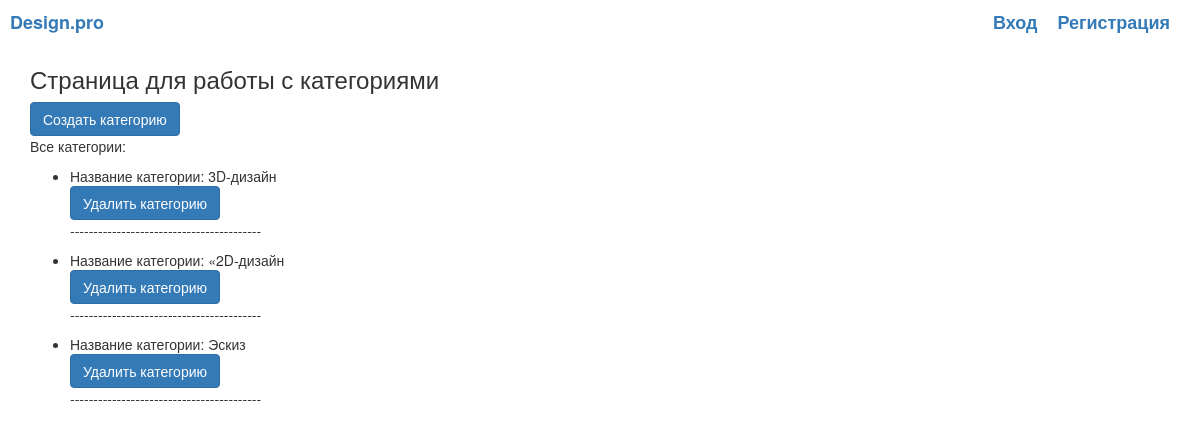
Page /cabinet/categories/list/ on the earlier database version.
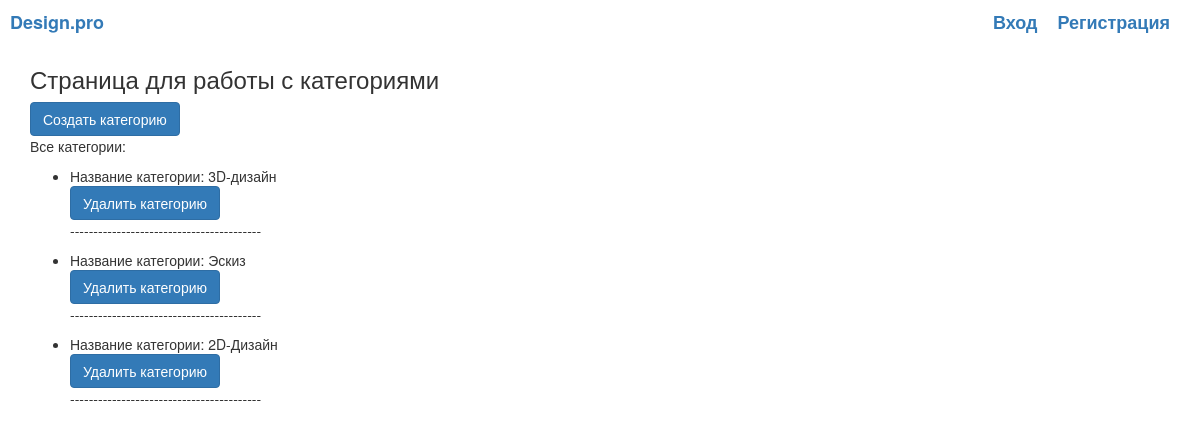
Same page on the later database version.
### cabinet/models.py (models this page shows, shortened)
class Category(models.Model):
    title = models.CharField(max_length=255, verbose_name='Название категории')

### cabinet/views.py (the view)
# urls.py: path('categories/list/', CategoryListView.as_view(template_name="categories_list.html"), name="categories_list"),
class CategoryListView(TemplateView, LoginRequiredMixin):
    def get(self, request, *args, **kwargs):
        categories = Category.objects.all()
        context = {'categories': categories}
        return render(request, self.template_name, context)

### cabinet/templates/categories_list.html
{% extends "base.html" %}
{% block content %}
<h3>Страница для работы с категориями</h3>
<a href="{% url 'create_category' %}" class="btn btn-primary">Создать категорию</a>
<p>Все категории:</p>
<ul>
    {% for category in categories %}
      <li>Название категории: {{ category.title }}</li>
        <a href="{% url 'category_delete' pk=category.id %}" class="btn btn-primary">Удалить категорию</a>
      <p>-----------------------------------------</p>
    {% endfor %}
</ul>
{% endblock %}

### templates/base.html (shortened to what this page needs)
<!doctype html>
<html lang="en">
  <head>
    <link rel="stylesheet" href="https://maxcdn.bootstrapcdn.com/bootstrap/3.3.7/css/bootstrap.min.css" />
  </head>
  <body>
    <header>
        <nav class="navbar-dark fixed" style="padding: 10px">
          <a href="/" style="font-size: 18px; font-weight: bold;">
              {% block extra_title %}Design.pro{% endblock %}
          </a>
          {% if user.is_authenticated %}
          <a href="{% url 'logout' %}" style="font-size: 18px; font-weight: bold; float: right; margin-right: 20px">
             Выход
          </a>
            {% if user.is_staff %}
                <a href="{% url 'applications_list' %}" style="font-size: 18px; font-weight: bold; float: right; margin-right: 20px">
                    Все заявки
                </a>
                <a href="{% url 'categories_list' %}" style="font-size: 18px; font-weight: bold; float: right; margin-right: 20px">
                    Категории
                </a>
            {% endif %}
           <a href="{% url 'create_application' %}" style="font-size: 18px; font-weight: bold; float: right; margin-right: 20px">
             Создать заявку
          </a>
            <a href="{% url 'profile' %}" style="font-size: 18px; font-weight: bold; float: right; margin-right: 20px">
                 Профиль
            </a>
          {% else %}
          <a href="{% url 'register' %}" style="font-size: 18px; font-weight: bold; float: right; margin-right: 20px">
             Регистрация
          </a>
          <a href="{% url 'login' %}" style="font-size: 18px; font-weight: bold; float: right; margin-right: 20px">
              Вход
          </a>
          {% endif %}
        </nav>
    </header>
    <div class="container">
      {% block content %}{% endblock %}
    </div>
  </body>
  </html>

Differences in the rows shown:
removed Category: title "«2D-дизайн"
added Category: title "2D-Дизайн"
